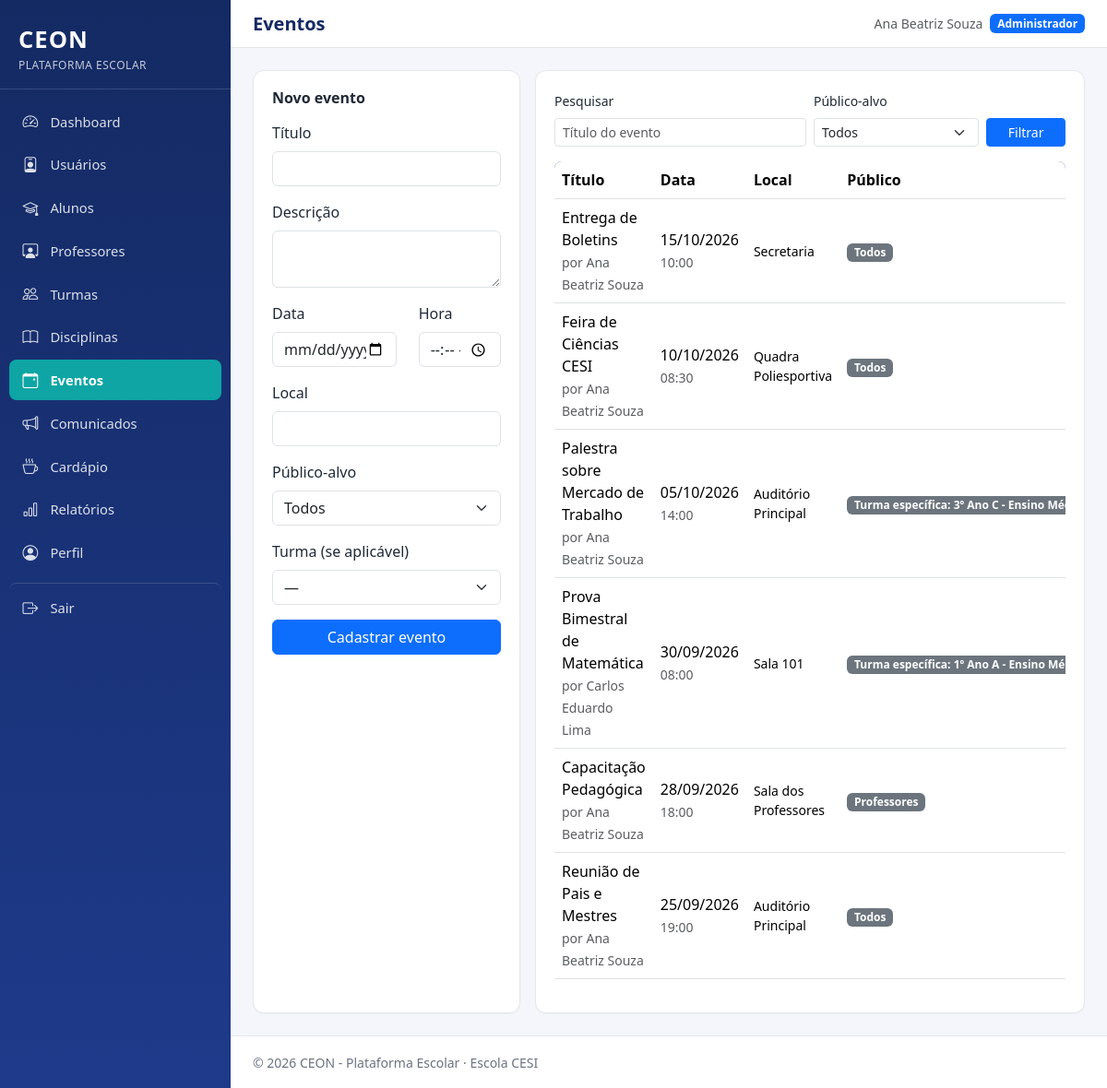
The page /admin/eventos.php (signed in) on the database its author committed.
### tables this page shows
CREATE TABLE eventos (
    id INT AUTO_INCREMENT PRIMARY KEY,
    titulo VARCHAR(150) NOT NULL,
    descricao TEXT NULL,
    data DATE NOT NULL,
    hora TIME NULL,
    local VARCHAR(150) NULL,
    publico_alvo ENUM('todos', 'alunos', 'professores', 'turma') NOT NULL DEFAULT 'todos',
    turma_id INT NULL,
    criado_por INT NOT NULL,
    CONSTRAINT fk_eventos_turma FOREIGN KEY (turma_id) REFERENCES turmas(id) ON DELETE CASCADE,
    CONSTRAINT fk_eventos_autor FOREIGN KEY (criado_por) REFERENCES usuarios(id) ON DELETE CASCADE,
    INDEX idx_eventos_data (data)
);

CREATE TABLE usuarios (
    id INT AUTO_INCREMENT PRIMARY KEY,
    nome VARCHAR(150) NOT NULL,
    email VARCHAR(150) NOT NULL UNIQUE,
    senha VARCHAR(255) NOT NULL,
    tipo_usuario ENUM('aluno', 'professor', 'administrador') NOT NULL,
    status ENUM('ativo', 'inativo') NOT NULL DEFAULT 'ativo',
    data_criacao DATETIME NOT NULL DEFAULT CURRENT_TIMESTAMP,
    INDEX idx_usuarios_tipo (tipo_usuario),
    INDEX idx_usuarios_status (status)
);

CREATE TABLE turmas (
    id INT AUTO_INCREMENT PRIMARY KEY,
    nome VARCHAR(100) NOT NULL,
    ano_letivo YEAR NOT NULL,
    turno ENUM('manha', 'tarde', 'noite') NOT NULL,
    UNIQUE KEY uq_turma (nome, ano_letivo)
);

### includes/functions.php (called while the page is built, shortened)
<?php
function e(?string $valor): string
{
    return htmlspecialchars($valor ?? '', ENT_QUOTES, 'UTF-8');
}
function formatarData(?string $dataSql): string
{
    $dt = DateTime::createFromFormat('Y-m-d', substr($dataSql, 0, 10));
    return $dt ? $dt->format('d/m/Y') : '-';
}
function formatarHora(?string $horaSql): string
{
    return substr($horaSql, 0, 5);
}
function rotuloPublicoAlvo(string $publico): string
{
    $mapa = [
        'todos'       => 'Todos',
        'alunos'      => 'Alunos',
        'professores' => 'Professores',
        'turma'       => 'Turma específica',
    ];
    return $mapa[$publico] ?? $publico;
}

### admin/eventos.php (the view, shortened to what this page needs)
<?php
require_once __DIR__ . '/../includes/functions.php';
$pdo = getConexao();
$busca = trim($_GET['busca'] ?? '');
$sql = "
    SELECT ev.*, t.nome AS turma_nome, u.nome AS autor_nome
    FROM eventos ev
    LEFT JOIN turmas t ON t.id = ev.turma_id
    JOIN usuarios u ON u.id = ev.criado_por
    WHERE 1 = 1
";
$parametros = [];
$sql .= ' ORDER BY ev.data DESC';
$stmt = $pdo->prepare($sql);
$stmt->execute($parametros);
$eventos = $stmt->fetchAll();
$eventoEdicao = null;
require_once __DIR__ . '/../includes/header.php';
?>
<div class="row g-3">
    <div class="col-lg-4">
        <div class="ceon-card">
            <h2 class="h6 fw-bold mb-3"><?= $eventoEdicao ? 'Editar evento' : 'Novo evento' ?></h2>
            <form method="POST" class="needs-validation" novalidate>
                <div class="mb-3">
                    <label for="titulo" class="form-label">Título</label>
                    <input type="text" id="titulo" name="titulo" class="form-control" required value="<?= e($eventoEdicao['titulo'] ?? '') ?>">
                </div>
                <div class="mb-3">
                    <label for="descricao" class="form-label">Descrição</label>
                    <textarea id="descricao" name="descricao" class="form-control" rows="2"><?= e($eventoEdicao['descricao'] ?? '') ?></textarea>
                </div>
                <div class="row">
                    <div class="col-7 mb-3">
                        <label for="data" class="form-label">Data</label>
                        <input type="date" id="data" name="data" class="form-control" required value="<?= e($eventoEdicao['data'] ?? '') ?>">
                    </div>
                    <div class="col-5 mb-3">
                        <label for="hora" class="form-label">Hora</label>
                        <input type="time" id="hora" name="hora" class="form-control" value="<?= e(substr($eventoEdicao['hora'] ?? '', 0, 5)) ?>">
                    </div>
                </div>
                <div class="mb-3">
                    <label for="local" class="form-label">Local</label>
                    <input type="text" id="local" name="local" class="form-control" value="<?= e($eventoEdicao['local'] ?? '') ?>">
                </div>
                <div class="mb-3">
                    <label for="publico_alvo" class="form-label">Público-alvo</label>
                    <select id="publico_alvo" name="publico_alvo" class="form-select" required>
                        <?php foreach (['todos' => 'Todos', 'alunos' => 'Alunos', 'professores' => 'Professores', 'turma' => 'Turma específica'] as $v => $r): ?>
                            <option value="<?= $v ?>" <?= (isset($eventoEdicao) && $eventoEdicao['publico_alvo'] === $v) ? 'selected' : '' ?>><?= $r ?></option>
                        <?php endforeach; ?>
                    </select>
                </div>
                <div class="mb-3">
                    <label for="turma_id" class="form-label">Turma (se aplicável)</label>
                    <select id="turma_id" name="turma_id" class="form-select">
                        <option value="0">—</option>
                    </select>
                </div>
                <button type="submit" class="btn btn-primary w-100"><?= $eventoEdicao ? 'Salvar alterações' : 'Cadastrar evento' ?></button>
            </form>
        </div>
    </div>
    <div class="col-lg-8">
        <div class="ceon-card">
            <form method="GET" class="row g-2 mb-3">
                <div class="col-sm-6">
                    <label for="busca" class="form-label small">Pesquisar</label>
                    <input type="text" id="busca" name="busca" class="form-control form-control-sm" value="<?= e($busca) ?>" placeholder="Título do evento">
                </div>
                <div class="col-sm-4">
                    <label for="publico" class="form-label small">Público-alvo</label>
                    <select id="publico" name="publico" class="form-select form-select-sm">
                        <option value="">Todos</option>
                    </select>
                </div>
                <div class="col-sm-2 d-flex align-items-end"><button type="submit" class="btn btn-sm btn-primary w-100">Filtrar</button></div>
            </form>
            <?php if (empty($eventos)): ?>
                <p class="text-muted mb-0">Nenhum evento encontrado.</p>
            <?php else: ?>
                <div class="table-responsive">
                    <table class="table ceon-table align-middle">
                        <thead><tr><th>Título</th><th>Data</th><th>Local</th><th>Público</th><th>Ações</th></tr></thead>
                        <tbody>
                        <?php foreach ($eventos as $ev): ?>
                            <tr>
                                <td><?= e($ev['titulo']) ?><br><small class="text-muted">por <?= e($ev['autor_nome']) ?></small></td>
                                <td><?= formatarData($ev['data']) ?><?= $ev['hora'] ? '<br><small class="text-muted">' . formatarHora($ev['hora']) . '</small>' : '' ?></td>
                                <td class="small"><?= e($ev['local']) ?></td>
                                <td><span class="badge text-bg-secondary"><?= e(rotuloPublicoAlvo($ev['publico_alvo'])) ?><?= $ev['turma_nome'] ? ': ' . e($ev['turma_nome']) : '' ?></span></td>
                            </tr>
                        <?php endforeach; ?>
                        </tbody>
                    </table>
                </div>
            <?php endif; ?>
        </div>
    </div>
</div>
<?php require_once __DIR__ . '/../includes/footer.php'; ?>

### assets/css/style.css (style rules this page uses)
:root { --ceon-primary: #1e3a8a; --ceon-primary-light: #2f52b0; --ceon-primary-dark: #142a63; --ceon-accent: #0ea5a4; --ceon-bg: #f4f6fb; --ceon-card-bg: #ffffff; --ceon-text: #1f2937; --ceon-text-muted: #6b7280; --ceon-border: #e5e7eb; --ceon-sidebar-width: 250px; --ceon-danger: #dc2626; --ceon-warning: #d97706; --ceon-success: #16a34a; }
* { box-sizing: border-box; }
body { background-color: var(--ceon-bg); color: var(--ceon-text); font-family: 'Segoe UI', Roboto, Helvetica, Arial, sans-serif; margin: 0; }
.ceon-card { background: var(--ceon-card-bg); border: 1px solid var(--ceon-border); border-radius: .75rem; padding: 1.25rem; height: 100%; box-shadow: 0 1px 2px rgba(16,24,40,.04); }
.table-responsive { border-radius: .5rem; overflow: hidden; }
.ceon-table thead { background: var(--ceon-primary); color: #fff; }

### rows shown on the page
eventos: titulo "Entrega de Boletins", criado_por.nome "Ana Beatriz Souza", data "15/10/2026", hora "10:00", local "Secretaria", publico_alvo "Todos"
eventos: titulo "Feira de Ciências CESI", criado_por.nome "Ana Beatriz Souza", data "10/10/2026", hora "08:30", local "Quadra Poliesportiva", publico_alvo "Todos"
eventos: titulo "Palestra sobre Mercado de Trabalho", criado_por.nome "Ana Beatriz Souza", data "05/10/2026", hora "14:00", local "Auditório Principal", publico_alvo "Turma específica", turma.nome "3º Ano C - Ensino…"
eventos: titulo "Prova Bimestral de Matemática", criado_por.nome "Carlos Eduardo Lima", data "30/09/2026", hora "08:00", local "Sala 101", publico_alvo "Turma específica", turma.nome "1º Ano A - Ensino…"
eventos: titulo "Capacitação Pedagógica", criado_por.nome "Ana Beatriz Souza", data "28/09/2026", hora "18:00", local "Sala dos Professores", publico_alvo "Professores"
eventos: titulo "Reunião de Pais e Mestres", criado_por.nome "Ana Beatriz Souza", data "25/09/2026", hora "19:00", local "Auditório Principal", publico_alvo "Todos"

### other values the page prints
$rotulo "Dashboard"
$rotulo "Usuários"
$rotulo "Alunos"
$rotulo "Professores"
$rotulo "Turmas"
$rotulo "Disciplinas"
$rotulo "Eventos"
$rotulo "Comunicados"
$rotulo "Cardápio"
$rotulo "Relatórios"
$rotulo "Perfil"
$tituloPagina "Eventos"
$_SESSION['nome'] "Ana Beatriz Souza"
rotuloTipoUsuario($_SESSION['tipo_usuario'] ?? '') "Administrador"
form field publico_alvo "Todos"
